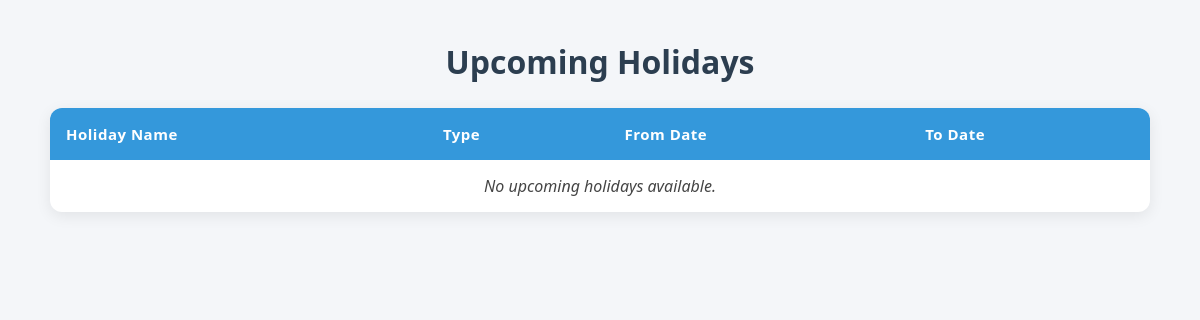
Before: /holiday-list/ with the older database file.
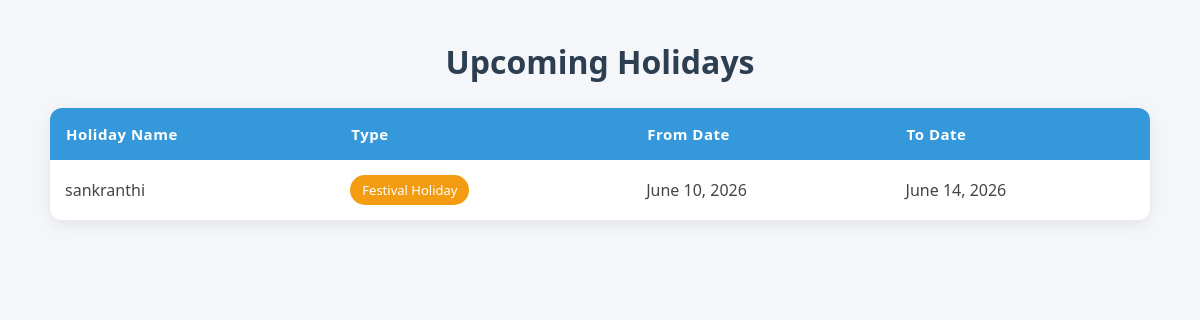
After: the same page with the newer database file.
### hostel/models.py (models this page shows)
class Holiday(models.Model):
    HOLIDAY_TYPES = [
        ('national', 'National Holiday'),
        ('festival', 'Festival Holiday'),
        ('hostel', 'Hostel Holiday'),
        ('emergency', 'Emergency Holiday'),
    ]
    title = models.CharField(max_length=200)
    holiday_type = models.CharField(max_length=20, choices=HOLIDAY_TYPES)
    start_date = models.DateField()
    end_date = models.DateField()
    description = models.TextField(blank=True)

### hostel/views.py (the view)
# urls.py: path('holiday-list/',views.holiday_list, name='holiday_list'),
def holiday_list(request):
    holidays = Holiday.objects.filter(
        end_date__gte=timezone.now().date()
    ).order_by('start_date')
    return render(
        request,
        'holidays_list.html',
        {'holidays': holidays}
    )

### templates/holidays_list.html (shortened to what this page needs)
<!DOCTYPE html>
<html lang="en">
<head>
</head>
<body>
<div class="holiday-container">
    <h1 class="page-title">Upcoming Holidays</h1>
    <table class="holiday-table">
        <thead>
            <tr>
                <th>Holiday Name</th>
                <th>Type</th>
                <th>From Date</th>
                <th>To Date</th>
            </tr>
        </thead>
        <tbody>
            {% for holiday in holidays %}
            <tr>
                <td>{{ holiday.title }}</td>
                <td>
                    <span class="badge {{ holiday.holiday_type }}">
                        {{ holiday.get_holiday_type_display }}
                    </span>
                </td>
                <td>{{ holiday.start_date }}</td>
                <td>{{ holiday.end_date }}</td>
            </tr>
            {% empty %}
            <tr>
                <td colspan="4" class="no-data">
                    No upcoming holidays available.
                </td>
            </tr>
            {% endfor %}
        </tbody>
    </table>
</div>
</body>
</html>

### templates/holidays_list.html (style rules this page uses)
* { margin: 0; padding: 0; box-sizing: border-box; }
body { font-family: 'Segoe UI', Tahoma, Geneva, Verdana, sans-serif; background: #f4f6f9; padding: 40px 20px; }
.holiday-container { max-width: 1100px; margin: auto; }
.page-title { text-align: center; color: #2c3e50; margin-bottom: 25px; font-size: 32px; font-weight: 600; }
.holiday-table { width: 100%; border-collapse: collapse; background: #ffffff; border-radius: 12px; overflow: hidden; box-shadow: 0 4px 15px rgba(0, 0, 0, 0.08); }
.holiday-table thead { background: #3498db; color: white; }
.holiday-table th { padding: 16px; text-align: left; font-size: 15px; font-weight: 600; letter-spacing: 0.5px; }
.holiday-table td { padding: 15px; color: #444; }
.holiday-table tbody tr { border-bottom: 1px solid #eaeaea; transition: all 0.3s ease; }
.holiday-table tbody tr:last-child { border-bottom: none; }
.badge { padding: 6px 12px; border-radius: 20px; color: white; font-size: 13px; font-weight: 500; display: inline-block; }
.festival { background-color: #f39c12; }

Changed rows visible on the page:
added Holiday: title "sankranthi", holiday_type "Festival Holiday", start_date "June 10, 2026", end_date "June 14, 2026"
Other visible differences:
text no longer shown: "No upcoming holidays available."
